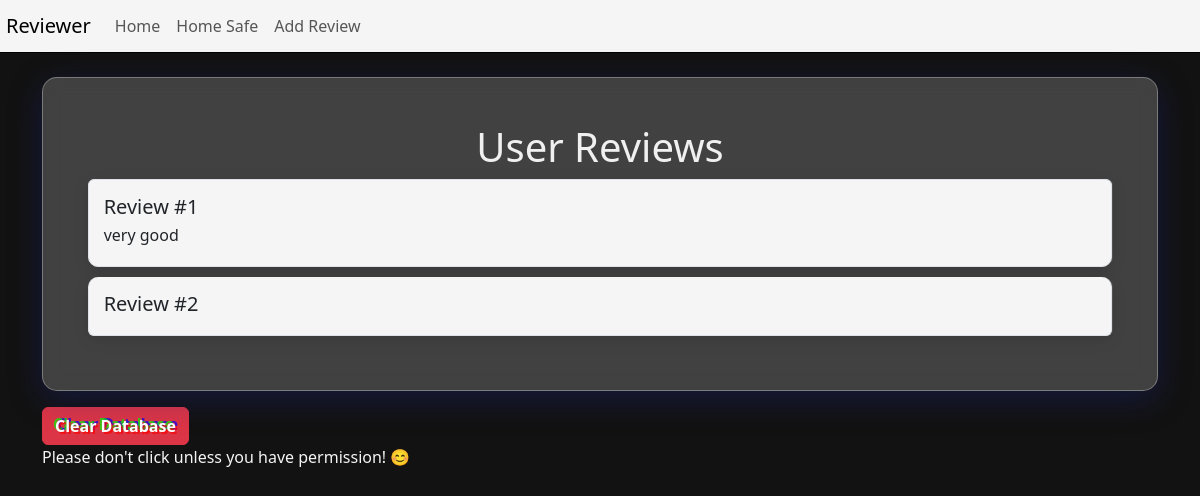
The app's page /, older data.
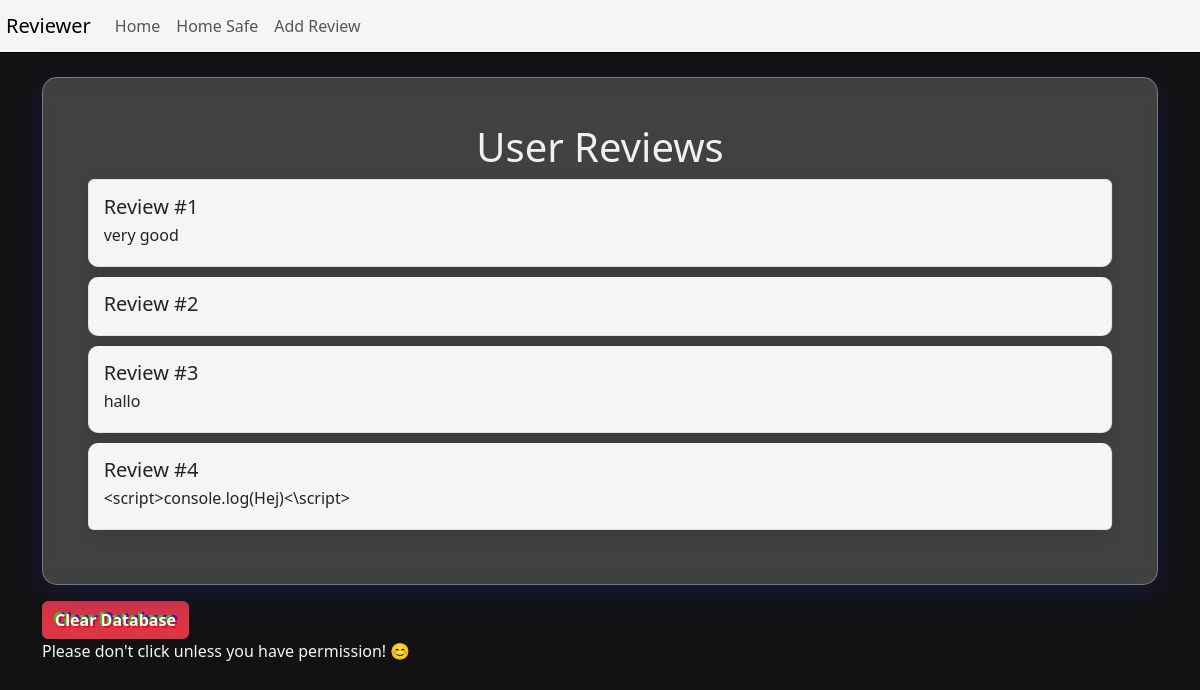
The same page, newer data.
### tables this page shows
CREATE TABLE reviews (
            id INTEGER PRIMARY KEY AUTOINCREMENT,
            content TEXT NOT NULL
        );

### app.py (the view)
@app.route('/')
def index():
    with get_db_connection() as conn:
        reviews = conn.execute('SELECT * FROM reviews').fetchall()
    return render_template('index.html', reviews=reviews)

### app.py (called while the page is built)
def get_db_connection():
    conn = sqlite3.connect('database.db')
    conn.row_factory = sqlite3.Row
    return conn

### templates/index.html
{% extends 'base.html' %}
{% block content %}
    <h1 class="text-center">User Reviews</h1>
    <div class="list-group">
        {% for review in reviews %}
            <div class="list-group-item">
                <h5 class="mb-1">Review #{{ review['id'] }}</h5>
                <p class="mb-1 review">{{ review['content']|safe }}</p>
            </div>
        {% endfor %}
    </div>
{% endblock %}

Row changes from the older to the newer data that the page shows:
added reviews: id "3", content "hallo"
added reviews: id "4", content "<script>console.log(Hej)<\\script>"
